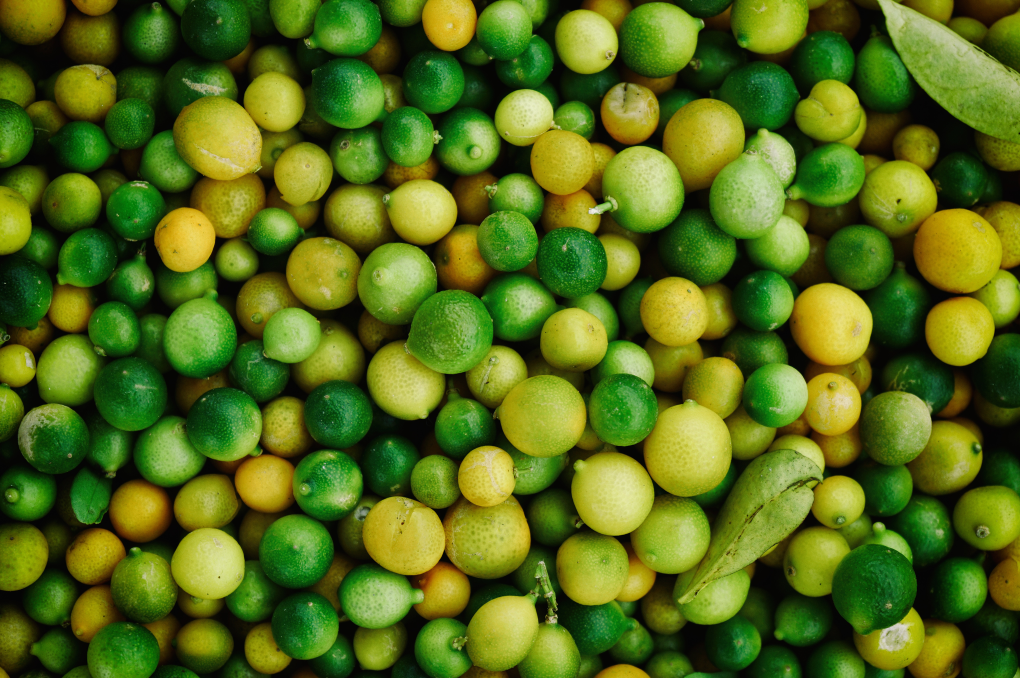
#> input picture py_weights_training/data/test/0802.png, 2040 x 1356 px, given as the content of the folder data/valid/, which was not available (shown at 1/2 size)
$ python data_mono.py
#> lines starting #> are read from the running program, lines starting #| are printed output that depends on the picture; pictures that were not available may be replaced by others from this repository, and a replacement may not be noted
### py_weights_training/config.py
import argparse

def parse_training_args(parser):
    """Add args used for training only.

    Args:
        parser: An argparse object.
    """
    parser.add_argument('--do_train', type=str2bool, default='no',
                        help='Whether to train or not')

    parser.add_argument('--load', type=str2bool, default='yes',
                        help='Whether to load model or not')

    parser.add_argument('--gpu_num', type=int, default=0,
                        help='GPU number to use')

    parser.add_argument('--channel_num', type=int, default=1,
                        help='Number of channels to use (1 or 3)')

    # Directory parameters
    parser.add_argument('--ckpt_dir', type=str, default='ckpt/',
                        help='The location of model checkpoint')

    parser.add_argument('--data_dir', type=str, default='data/',
                        help='The location of data directory')

    # Model parameters
    parser.add_argument('--layer_num', type=int, default=4,
                        help='Layer of model')

    parser.add_argument('--hidden_unit', type=int, default=64,
                        help='Hidden units of model')

    parser.add_argument('--ctx_up', type=int, default=2,
                        help='Number of pixels up of reference pixel in context')

    parser.add_argument('--ctx_left', type=int, default=2,
                        help='Number of pixels left of reference pixel in context')

    # Session parameters
    parser.add_argument('--patch_size', type=int, default=256,
                        help='Size of training patch')

    parser.add_argument('--lr', type=float, default=1e-3,
                        help='Learning rate')

    parser.add_argument('--epoch', type=int, default=30,
                        help='Epochs to train')

    parser.add_argument('--batch_size', type=int, default=8,
                        help='Size of batch (Must be divisable by 4)')

    parser.add_argument('--lambda_ctx', type=float, default=1,
                        help='Balancing parameter between pred/context')

    parser.add_argument('--save_every', type=float, default=10,
                        help='Interval of saving the model')

    parser.add_argument('--print_every', type=float, default=10,
                        help='Print every')


def parse_args():
    """Initializes a parser and reads the command line parameters.

    Raises:
        ValueError: If the parameters are incorrect.

    Returns:
        An object containing all the parameters.
    """

    parser = argparse.ArgumentParser(description='UNet')
    parse_training_args(parser)

    return parser.parse_args()

def str2bool(v):
    if v.lower() in ('yes','true','t','y','1'):
        return True
    elif v.lower() in ('no','false','f','n','0'):
        return False
    else:
        raise argparse.ArgumentTypeError("Boolean value expected")

# [10 lines that do not run on import are left out]

### py_weights_training/data_mono.py
import os
import sys
import cv2
import numpy as np

from config import *


def split_image(image):
    width = int(image.shape[0]/2)
    height = int(image.shape[1]/2)

    x1 = np.zeros((width, height))
    x2 = np.zeros((width, height))
    x3 = np.zeros((width, height))
    x4 = np.zeros((width, height))

    for i in range(width):
        for j in range(height):
            if i % 2 == 0 and j % 2 == 0:
                x1[int(i / 2), int(j / 2)] = image[i, j]

            elif i % 2 == 1 and j % 2 == 0:
                x2[int((i - 1) / 2), int(j / 2)] = image[i, j]

            elif i % 2 == 0 and j % 2 == 1:
                x3[int(i / 2), int((j - 1) / 2)] = image[i, j]

            else:
                x4[int((i - 1) / 2), int((j - 1) / 2)] = image[i, j]

    return x1, x2, x3, x4

def create_dataset(args, data_type):

#> called with data_type = 'valid'
    path = args.data_dir + data_type + "/"

    # Read in files
    filelist = os.listdir(path)
    filelist.sort()

    print('num_file = ' + str(len(filelist)))

    # Make dataset
    n = 0

    train_data_1 = np.zeros((len(filelist), 128, 128, 1))
    train_data_2 = np.zeros((len(filelist), 128, 128, 1))
    train_data_3 = np.zeros((len(filelist), 128, 128, 1))
    train_data_4 = np.zeros((len(filelist), 128, 128, 1))

    for idx in range(len(filelist)):
        filename = path + filelist[idx]
        print("Reading " + filename)
        sys.stdout.flush()

        img = cv2.resize(cv2.imread(filename), (256, 256))
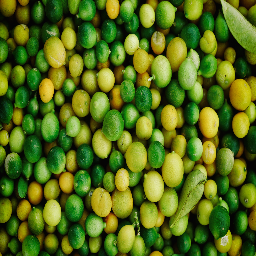
#> img: shape (256, 256, 3); mean B, G, R 23.8, 107.1, 84.1
        img = cv2.cvtColor(img, cv2.COLOR_BGR2GRAY)
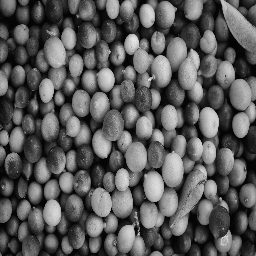
#> img: shape (256, 256); min 2, max 233, mean 90.8
        x1, x2, x3, x4 = split_image(img)
#> after the loop in split_image, `for i in range(width):`:
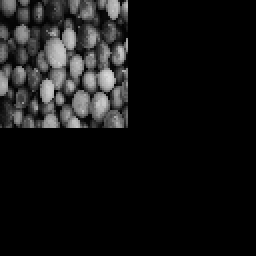
#> x1: shape (128, 128) float64 (shown 2 times larger); min 0, max 219, mean 20.8
#> after the loop in split_image, `for i in range(width):`:
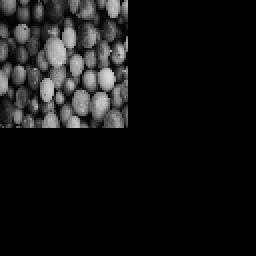
#> x2: shape (128, 128) float64 (shown 2 times larger); min 0, max 220, mean 20.8
#> after the loop in split_image, `for i in range(width):`:
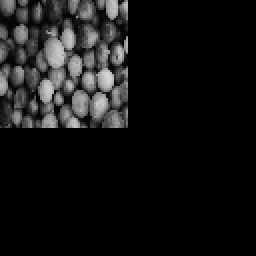
#> x3: shape (128, 128) float64 (shown 2 times larger); min 0, max 217, mean 20.8
#> after the loop in split_image, `for i in range(width):`:
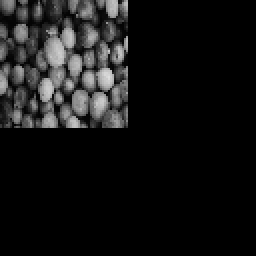
#> x4: shape (128, 128) float64 (shown 2 times larger); min 0, max 222, mean 20.9

        train_data_1[n, :, :, 0] = x1
        train_data_2[n, :, :, 0] = x2
        train_data_3[n, :, :, 0] = x3
        train_data_4[n, :, :, 0] = x4

        n = n + 1

    filename_x1 = args.data_dir + 'npy/image_' + data_type + '1.npy'
    filename_x2 = args.data_dir + 'npy/image_' + data_type + '2.npy'
    filename_x3 = args.data_dir + 'npy/image_' + data_type + '3.npy'
    filename_x4 = args.data_dir + 'npy/image_' + data_type + '4.npy'

    print("total file number: {}".format(n))

    np.save(filename_x1, train_data_1)
    np.save(filename_x2, train_data_2)
    np.save(filename_x3, train_data_3)
    np.save(filename_x4, train_data_4)

if __name__ == "__main__":

    args = parse_args()
    create_dataset(args, "valid")
